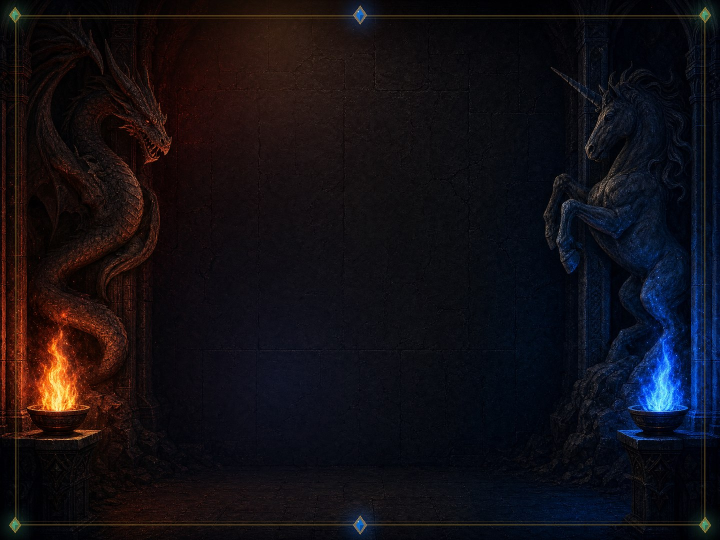
#> input picture src/assets/bg-4x3.jpg, 1440 x 1080 px, given in place of bg-portrait-source.png, which was not available (shown at 1/2 size)
$ python compose_portrait_backdrop.py
#> lines starting #> are read from the running program, lines starting #| are printed output that depends on the picture; pictures that were not available may be replaced by others from this repository, and a replacement may not be noted
#!/usr/bin/env python3
"""Composes the portrait backdrop from the supplied statue art.

Base art: scripts/bg-portrait-source.png — dragon statue coiled on the
left column with an orange brazier, unicorn rearing on the right with
a blue brazier, beast-skull relief on the arch lintel (it hides behind
the title plaque), blank stone center per docs/wireframe-portrait.json.

The source is slightly taller than the 1080x2340 spec canvas, so it is
scaled to width and cropped at the floor. Dressing is composited onto
the measured zones: ornamental board frame with gems, five red card
sockets for the opponent, five blue for the player, recessed panels
behind the topbar and controls, a warm title glow, and the house
hairline frame with sapphire finials and emerald corner gems.

Run from the repo root:  python3 scripts/compose_portrait_backdrop.py
"""

import numpy as np
from PIL import Image, ImageDraw

SRC = "scripts/bg-portrait-source.png"
OUT = "src/assets/bg-portrait.jpg"
W, H = 1080, 2340  # wireframe-portrait.json canvas

GOLD_MID = (215, 148, 37)
GOLD_DEEP = (138, 106, 37)
SAPPHIRE = (7, 83, 186)
SAPPHIRE_GLINT = (191, 227, 243)
EMERALD = (57, 131, 93)
EMERALD_GLINT = (102, 211, 184)
RED_SOCKET = (168, 62, 48)
BLUE_SOCKET = (66, 110, 220)

# measured zones from docs/wireframe-portrait.json
BOARD = (242, 835, 837, 1430)
HAND_A = (39, 566, 1040, 792)     # opponent (red)
HAND_B = (39, 1473, 1040, 1699)   # player (blue)
TOPBAR = (32, 219, 1047, 331)
BOTTOMBAR = (32, 1934, 1047, 2308)
TITLE_CENTER = (540, 115)
CARD = 189  # live card size at this canvas (17.5vw)


def draw_gem(d, x, y, r, core, glint):
    m = r * 1.55
    d.polygon([(x, y - m), (x + m * 0.72, y), (x, y + m), (x - m * 0.72, y)],
              fill=(*GOLD_DEEP, 200), outline=(*GOLD_MID, 230))
    d.polygon([(x, y - r), (x + r * 0.66, y), (x, y + r), (x - r * 0.66, y)],
              fill=(*core, 255))
    dark = tuple(int(c * 0.55) for c in core)
    d.polygon([(x, y), (x + r * 0.66, y), (x, y + r)], fill=(*dark, 255))
    d.ellipse([x - r * 0.28 - 1, y - r * 0.55 - 1, x - r * 0.28 + 1, y - r * 0.55 + 1],
              fill=(*glint, 255))


def radial(w, h, cx, cy, rad, color, strength):
    ys, xs = np.mgrid[0:h, 0:w].astype(np.float32)
    d = np.sqrt((xs - cx) ** 2 + (ys - cy) ** 2) / rad
    fall = np.clip(1.0 - d, 0.0, 1.0) ** 2 * strength
    return fall[..., None] * np.array(color, np.float32)


def screen(base, light):
    return 255.0 - (255.0 - base) * (255.0 - light) / 255.0


src = Image.open(SRC).convert("RGB")
#> src is the input picture: PIL image 1440x1080 RGB; mean R, G, B 18.7, 15.3, 20.8
scaled = src.resize((W, round(src.height * W / src.width)), Image.LANCZOS)
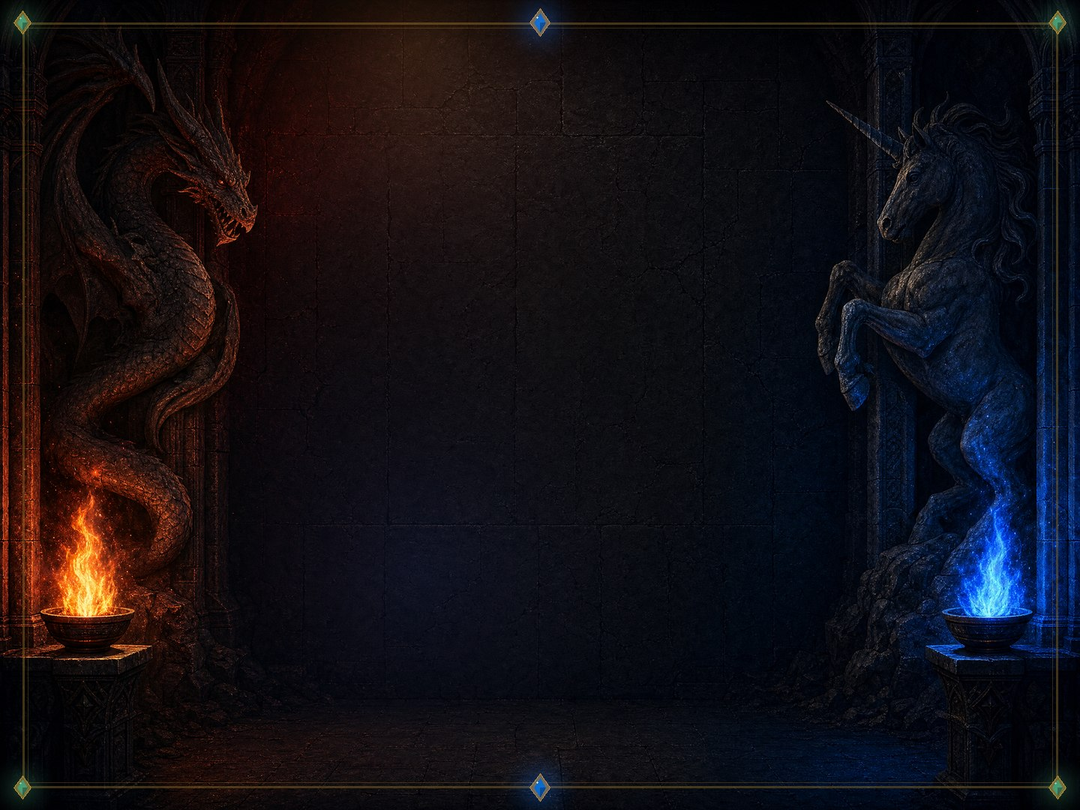
#> scaled: PIL image 1080x810 RGB; mean R, G, B 18.7, 15.3, 20.8
base = scaled.crop((0, 0, W, H))  # crop the excess at the floor; braziers stay clear
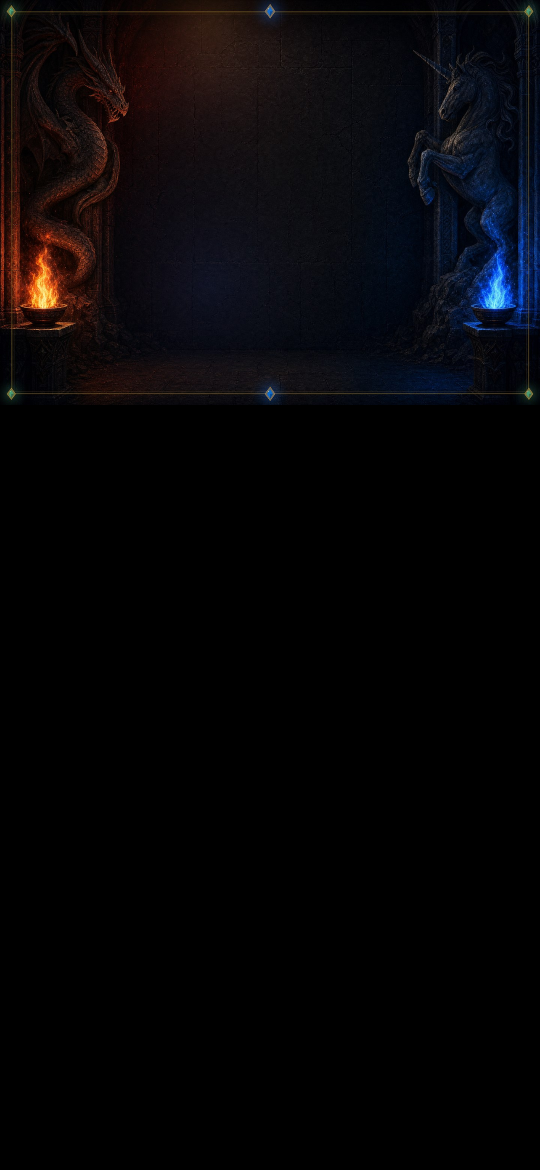
#> base: PIL image 1080x2340 RGB (shown at 1/2 size); mean R, G, B 6.5, 5.3, 7.2

deco = Image.new("RGBA", (W, H), (0, 0, 0, 0))
#> deco: PIL image 1080x2340 RGBA; every value is 0
dd = ImageDraw.Draw(deco)
glow = np.zeros((H, W, 3), np.float32)

# NOTE: card sockets, recessed panels and the ornamental board frame are
# deliberately NOT baked into the art any more — on real devices the
# browser chrome changes the viewport aspect and cover-fit shifts the
# painting, so anything position-locked ghosts against the live UI.
# Those elements are DOM/CSS now (Hand.css, Board.css, App.css). Only
# position-forgiving light washes are painted here.
glow += radial(W, H, (HAND_A[0] + HAND_A[2]) // 2, (HAND_A[1] + HAND_A[3]) // 2,
               620, (150, 34, 26), 0.14)
glow += radial(W, H, (HAND_B[0] + HAND_B[2]) // 2, (HAND_B[1] + HAND_B[3]) // 2,
               620, (30, 70, 190), 0.14)

# warm glow cradling the title plaque
glow += radial(W, H, *TITLE_CENTER, 430, (108, 74, 26), 0.30)

# ── house frame + gems ──
inset = round(W * 0.028)
dd.rectangle([inset, inset, W - inset, H - inset], outline=(*GOLD_DEEP, 120), width=3)
dd.rectangle([inset + 7, inset + 7, W - inset - 7, H - inset - 7], outline=(*GOLD_MID, 60), width=1)
gem_r = 13
draw_gem(dd, W // 2, inset, gem_r, SAPPHIRE, SAPPHIRE_GLINT)
draw_gem(dd, W // 2, H - inset, gem_r, SAPPHIRE, SAPPHIRE_GLINT)
for cx, cy in ((inset, inset), (W - inset, inset), (inset, H - inset), (W - inset, H - inset)):
    draw_gem(dd, cx, cy, round(gem_r * 0.8), EMERALD, EMERALD_GLINT)
glow += radial(W, H, W // 2, inset, 66, SAPPHIRE, 0.5)
glow += radial(W, H, W // 2, H - inset, 66, SAPPHIRE, 0.5)
for cx, cy in ((inset, inset), (W - inset, inset), (inset, H - inset), (W - inset, H - inset)):
    glow += radial(W, H, cx, cy, 55, EMERALD, 0.45)

out = Image.alpha_composite(base.convert("RGBA"), deco).convert("RGB")
out_arr = screen(np.asarray(out, np.float32), np.clip(glow, 0, 255))
#> in screen, `return 255.0 - (255.0 - base) * (255.0 - light) / 255.0`:
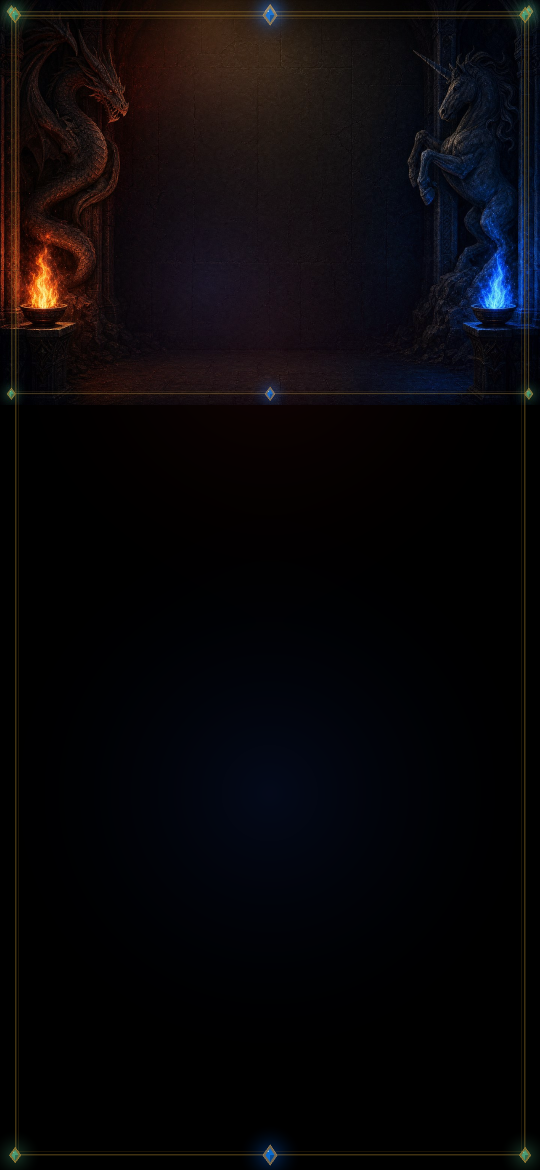
#> returned value: shape (2340, 1080, 3) float32 (shown at 1/2 size); mean of channels 0, 1, 2 10, 7.7, 10.2; drawn as R, G, B
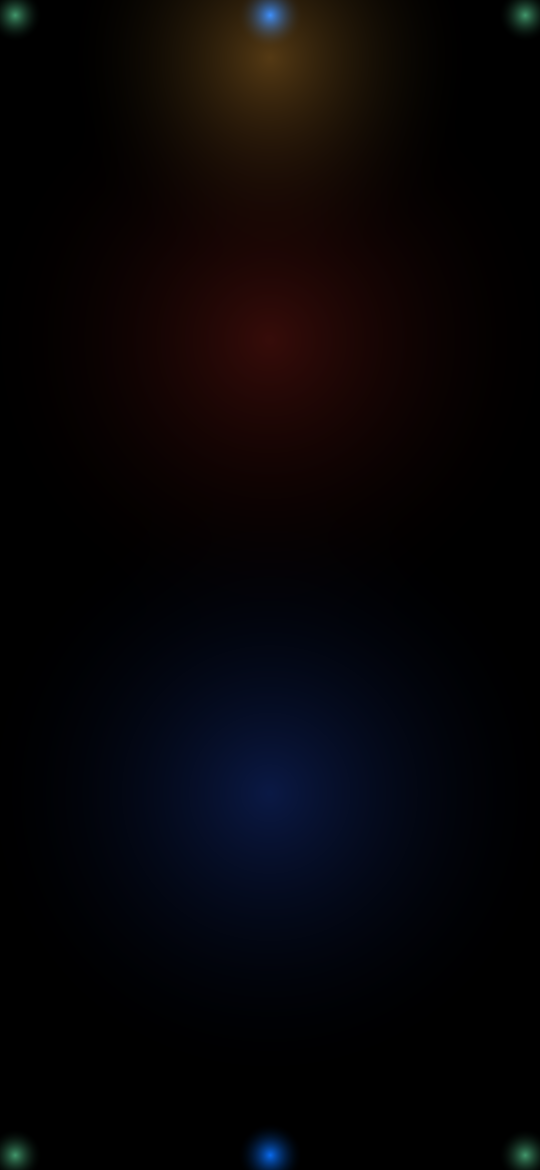
#> glow: shape (2340, 1080, 3) float32 (shown at 1/2 size); mean R, G, B 3.1, 2, 2.9; drawn with min black and max white
Image.fromarray(np.clip(out_arr, 0, 255).astype(np.uint8), "RGB").save(OUT, quality=87, optimize=True)
print(f"wrote {OUT} ({W}x{H})")

$ run again, on src/assets/bg-square.jpg
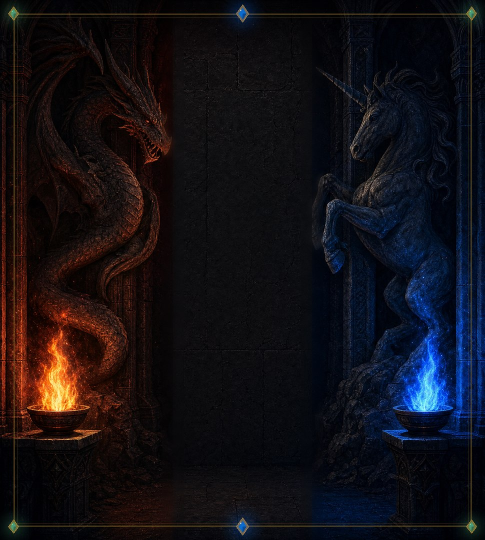
#> input picture src/assets/bg-square.jpg, 970 x 1080 px, given in place of bg-portrait-source.png, which was not available (shown at 1/2 size)
#> src is the input picture: PIL image 970x1080 RGB; mean R, G, B 19, 16, 21.2
#> `base = scaled.crop((0, 0, W, H))`:
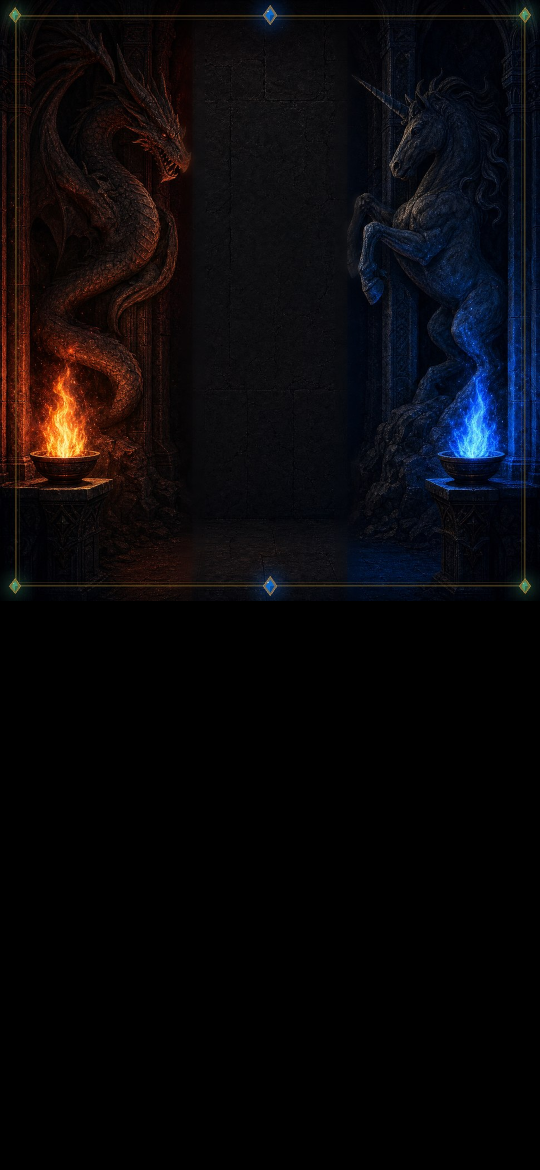
#> base: PIL image 1080x2340 RGB (shown at 1/2 size); mean R, G, B 9.8, 8.2, 10.9
#> deco: PIL image 1080x2340 RGBA; every value is 0
#> in screen, `return 255.0 - (255.0 - base) * (255.0 - light) / 255.0`:
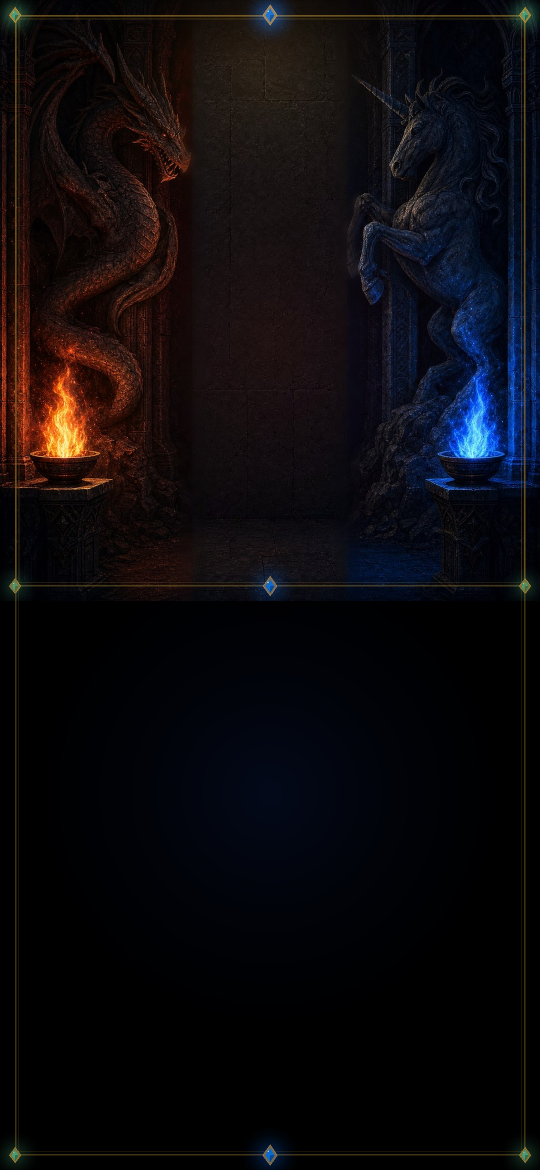
#> returned value: shape (2340, 1080, 3) float32 (shown at 1/2 size); mean of channels 0, 1, 2 13.2, 10.6, 13.8; drawn as R, G, B
